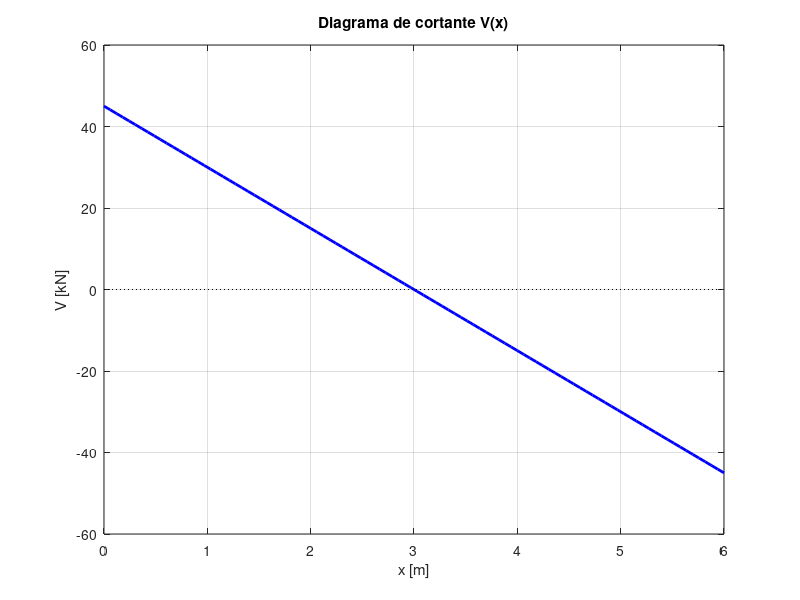
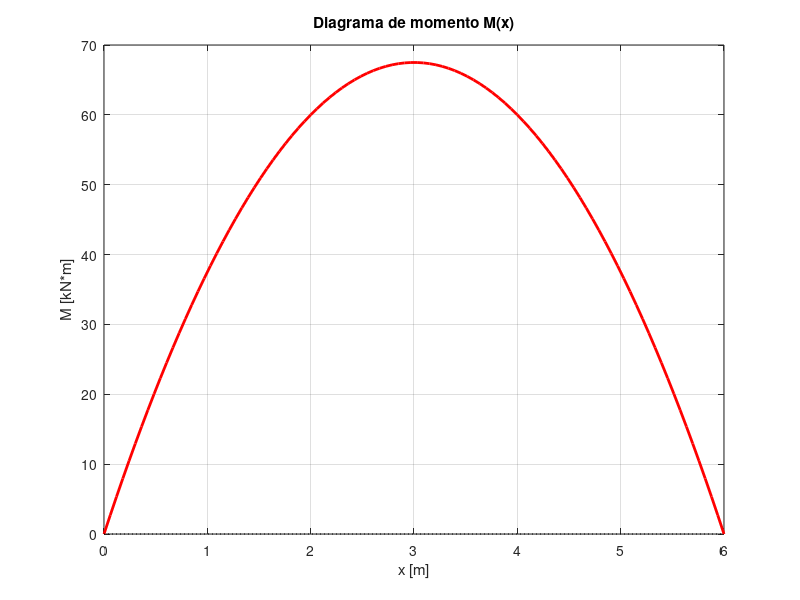

Recreate these plots in MATLAB, in order.
% Diagramas_Viga_VM.m — Diagramas de cortante V(x) y momento M(x) de una viga
clear; clc;

% Viga simplemente apoyada, carga uniforme
L = 6;       % luz [m]
q = 15e3;    % carga uniforme [N/m]
x = linspace(0, L, 100);

V = q*L/2 - q*x;
M = q*x.*(L - x)/2;

% Diagrama de cortante V(x) (figura propia; el motor Octave dibuja cada
% figure() por separado y no soporta subplot ni yline).
figure;
plot(x, V/1e3, 'b', 'LineWidth', 2); hold on;
plot([0 L], [0 0], 'k:');
hold off;
title('Diagrama de cortante V(x)');
xlabel('x [m]'); ylabel('V [kN]'); grid on;

% Diagrama de momento M(x)
figure;
plot(x, M/1e3, 'r', 'LineWidth', 2); hold on;
plot([0 L], [0 0], 'k:');
hold off;
title('Diagrama de momento M(x)');
xlabel('x [m]'); ylabel('M [kN*m]'); grid on;

fprintf('Diagramas V(x), M(x) para viga simplemente apoyada L=%dm, q=%g kN/m.\n', L, q/1e3);
fprintf('M_max = %.2f kN*m en x = L/2\n', max(M)/1e3);
